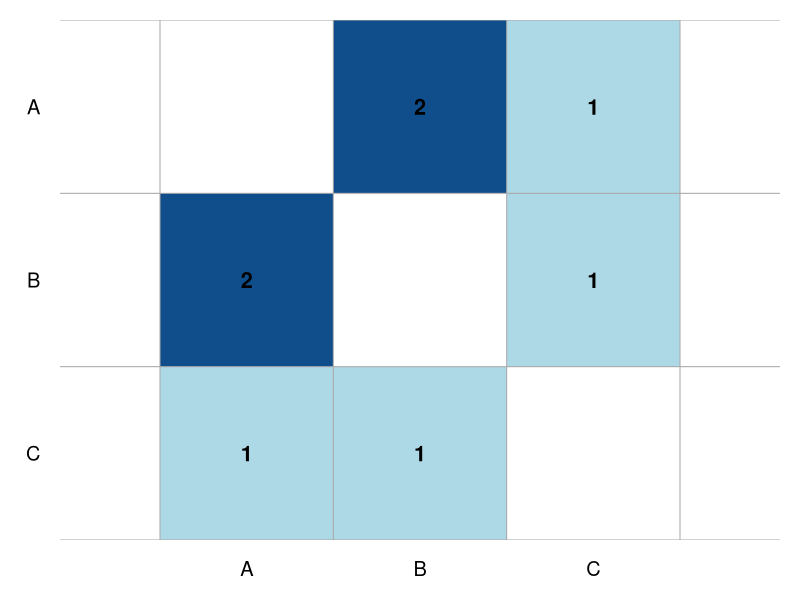
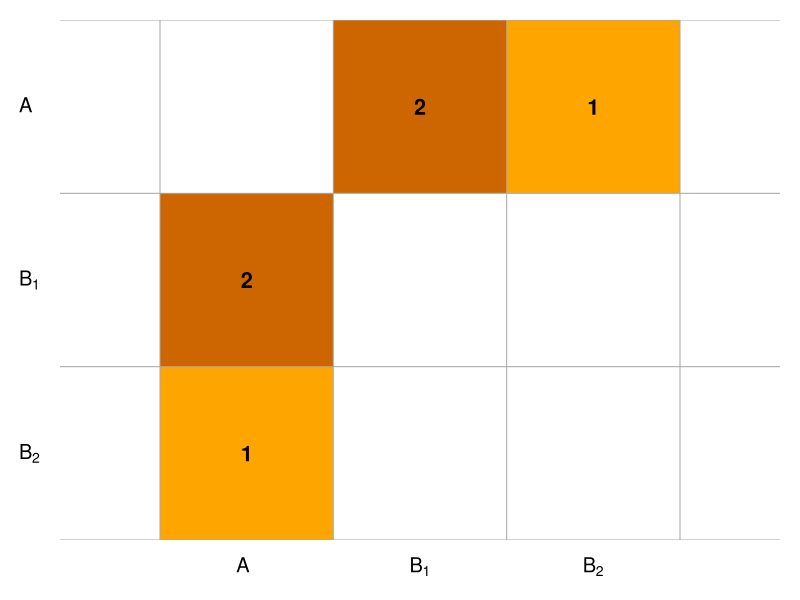

The R script that drew these images, in order:
library(igraph)

# Graphs with edges (including B-C in unipartite)
edges1 <- c("A", "B", "A", "B", "A", "C", "B", "C")
g1 <- graph(edges1, directed = FALSE)

edges2 <- c("A", "B_1", "A", "B_1", "A", "B_2")
g2 <- graph(edges2, directed = FALSE)

adj1 <- as.matrix(as_adjacency_matrix(g1, sparse = FALSE))
adj2 <- as.matrix(as_adjacency_matrix(g2, sparse = FALSE))

adj1 <- adj1[c("A", "B", "C"), c("A", "B", "C")]
adj2 <- adj2[c("A", "B_1", "B_2"), c("A", "B_1", "B_2")]

# Custom colors: white (no edge) to blue (edge)
col_palette_blue <- colorRampPalette(c("white", "lightblue", "dodgerblue4"))(3)
col_palette_orange <- colorRampPalette(c("white", "orange", "darkorange3"))(3)


# Function to plot adjacency matrix nicely with optional expression labels

plot_adj_matrix <- function(adj, use_expression_labels = FALSE, palette = col_palette_blue) {
  n <- nrow(adj)

  image(
    1:n, 1:n, t(adj[n:1, ]),
    col = palette,
    axes = FALSE,
    xlab = "", ylab = "",
    xlim = c(0.5, n + 0.5),
    ylim = c(0.5, n + 0.5),
    asp = 1
  )

  abline(h = 0.5:(n + 0.5), v = 0.5:(n + 0.5), col = "darkgrey")

  if (use_expression_labels) {
    x_labels <- c(expression(A[phantom(1)]), expression(B[1]), expression(B[2]))
    y_labels <- rev(x_labels)
    axis(1, at = 1:n, labels = x_labels, tick = FALSE, cex.axis = 1.2)
    axis(2, at = 1:n, labels = y_labels, tick = FALSE, las = 2, cex.axis = 1.2)
  } else {
    axis(1, at = 1:n, labels = colnames(adj), tick = FALSE, cex.axis = 1.2)
    axis(2, at = 1:n, labels = rev(rownames(adj)), tick = FALSE, las = 2, cex.axis = 1.2)
  }

  for (i in 1:n) {
    for (j in 1:n) {
      val <- adj[i, j]
      if (val > 0) {
        text(j, n - i + 1, labels = val, col = "black", cex = 1.3, font = 2)
      }
    }
  }
}


# Unipartite: blue
pdf("examples/adj_matr_uni.pdf", width = 3.5, height = 3.5)
par(mar = c(3, 3, 1, 1))
plot_adj_matrix(adj1, use_expression_labels = FALSE, palette = col_palette_blue)
dev.off()

# Bipartite: orange
pdf("examples/adj_matr_bip.pdf", width = 3.5, height = 3.5)
par(mar = c(3, 3, 1, 1))
plot_adj_matrix(adj2, use_expression_labels = TRUE, palette = col_palette_orange)
dev.off()
